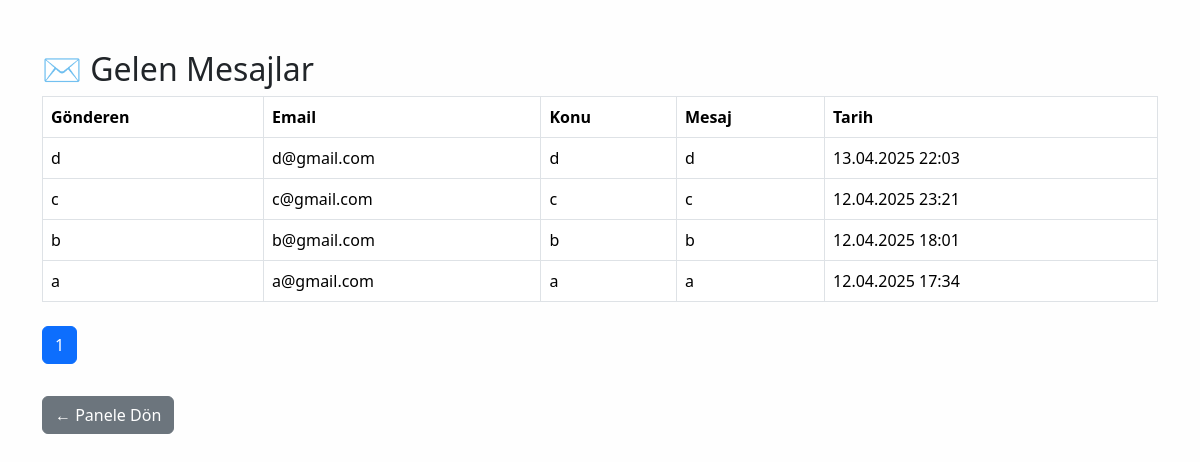
Page /admin/messages.php (signed in) on the committed database.
### tables this page shows
CREATE TABLE `messages` (
  `id` int(11) NOT NULL,
  `name` varchar(100) DEFAULT NULL,
  `email` varchar(100) DEFAULT NULL,
  `subject` varchar(255) DEFAULT NULL,
  `message` text DEFAULT NULL,
  `sent_at` datetime DEFAULT current_timestamp()
);

### admin/messages.php (the view, shortened to what this page needs)
<?php
require_once '../config.php';
$limit = 5;
$sayfa = isset($_GET['page']) ? (int) $_GET['page'] : 1;
$sayfa = max(1, $sayfa);
$baslangic = ($sayfa - 1) * $limit;
$toplam = $pdo->query("SELECT COUNT(*) FROM messages")->fetchColumn();
$toplamSayfa = ceil($toplam / $limit);
$liste = $pdo->prepare("SELECT * FROM messages ORDER BY sent_at DESC LIMIT :l OFFSET :o");
$liste->bindValue(':l', $limit, PDO::PARAM_INT);
$liste->bindValue(':o', $baslangic, PDO::PARAM_INT);
$liste->execute();
$veriler = $liste->fetchAll();
?>
<!DOCTYPE html>
<html lang="tr">
<head>
    <link href="https://cdn.jsdelivr.net/npm/bootstrap@5.3.2/dist/css/bootstrap.min.css" rel="stylesheet">
</head>
<body>
<div class="container">
    <h2>✉️ Gelen Mesajlar</h2>
    <?php if (!$veriler): ?>
        <p>Henüz bir mesaj yok.</p>
    <?php else: ?>
        <table class="table table-bordered">
            <thead>
                <tr>
                    <th>Gönderen</th>
                    <th>Email</th>
                    <th>Konu</th>
                    <th>Mesaj</th>
                    <th>Tarih</th>
                </tr>
            </thead>
            <tbody>
                <?php foreach ($veriler as $m): ?>
                    <tr>
                        <td><?= htmlspecialchars($m['name']) ?></td>
                        <td><?= htmlspecialchars($m['email']) ?></td>
                        <td><?= htmlspecialchars($m['subject']) ?></td>
                        <td><?= nl2br(htmlspecialchars($m['message'])) ?></td>
                        <td><?= date('d.m.Y H:i', strtotime($m['sent_at'])) ?></td>
                    </tr>
                <?php endforeach; ?>
            </tbody>
        </table>
        <nav>
            <ul class="pagination mt-4">
                <?php for ($i = 1; $i <= $toplamSayfa; $i++): ?>
                    <li class="page-item <?= $i == $sayfa ? 'active' : '' ?>">
                        <a class="page-link" href="?page=<?= $i ?>"><?= $i ?></a>
                    </li>
                <?php endfor; ?>
            </ul>
        </nav>
    <?php endif; ?>
    <a href="dashboard.php" class="btn btn-secondary mt-3">← Panele Dön</a>
</div>
</body>
</html>

### admin/messages.php (style rules this page uses)
body { background-color: #fefefe; font-family: 'Segoe UI', sans-serif; }
.container { margin-top: 50px; }

### rows in the picture
messages: name "d", email "d@gmail.com", subject "d", message "d", sent_at "13.04.2025 22:03"
messages: name "c", email "c@gmail.com", subject "c", message "c", sent_at "12.04.2025 23:21"
messages: name "b", email "b@gmail.com", subject "b", message "b", sent_at "12.04.2025 18:01"
messages: name "a", email "a@gmail.com", subject "a", message "a", sent_at "12.04.2025 17:34"
